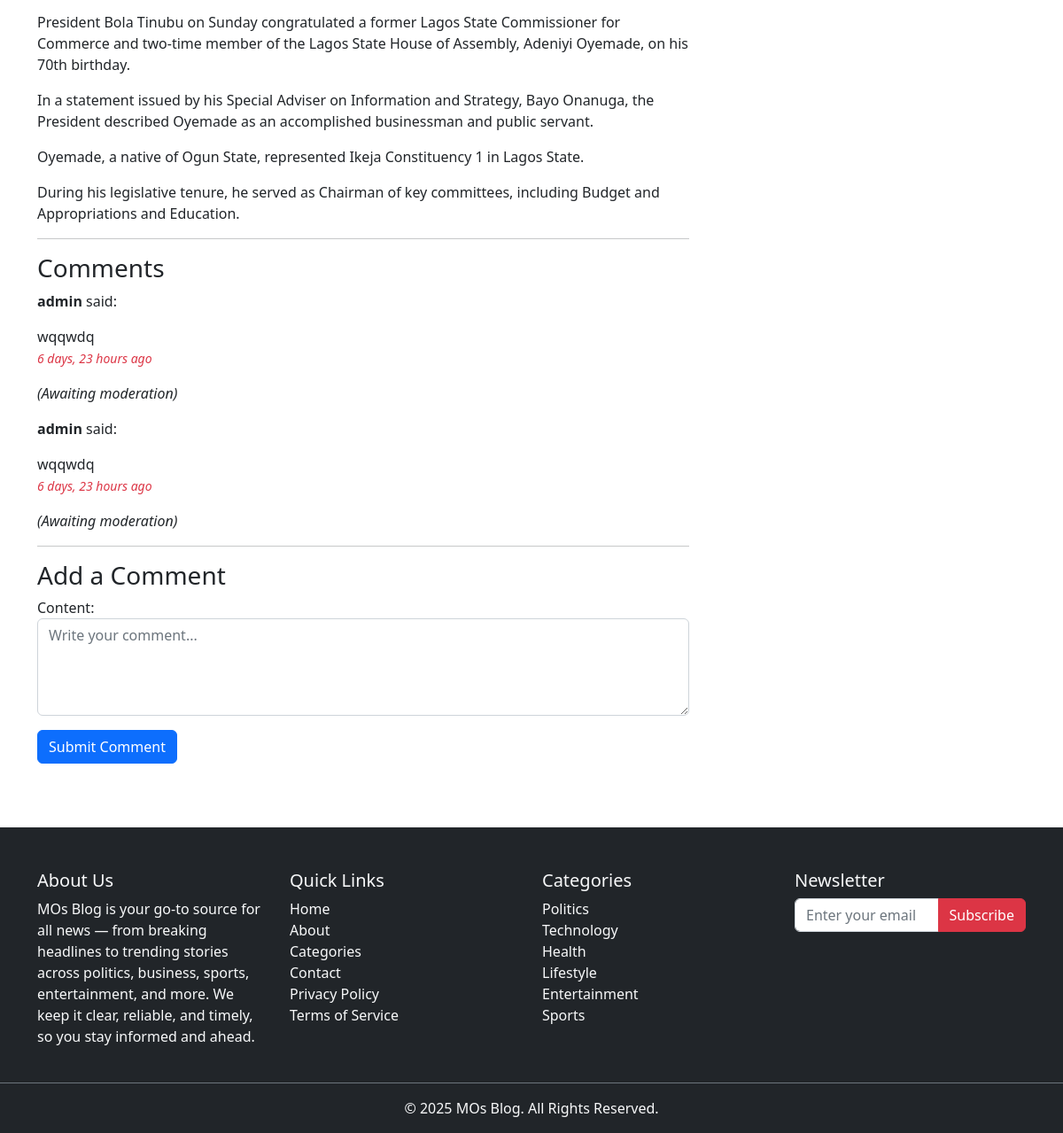
/article/tinubu-hails-ex-lagos-commissioner-oyemade-on-70th-birthday/ (lower part), run on an earlier commit of the app's database.
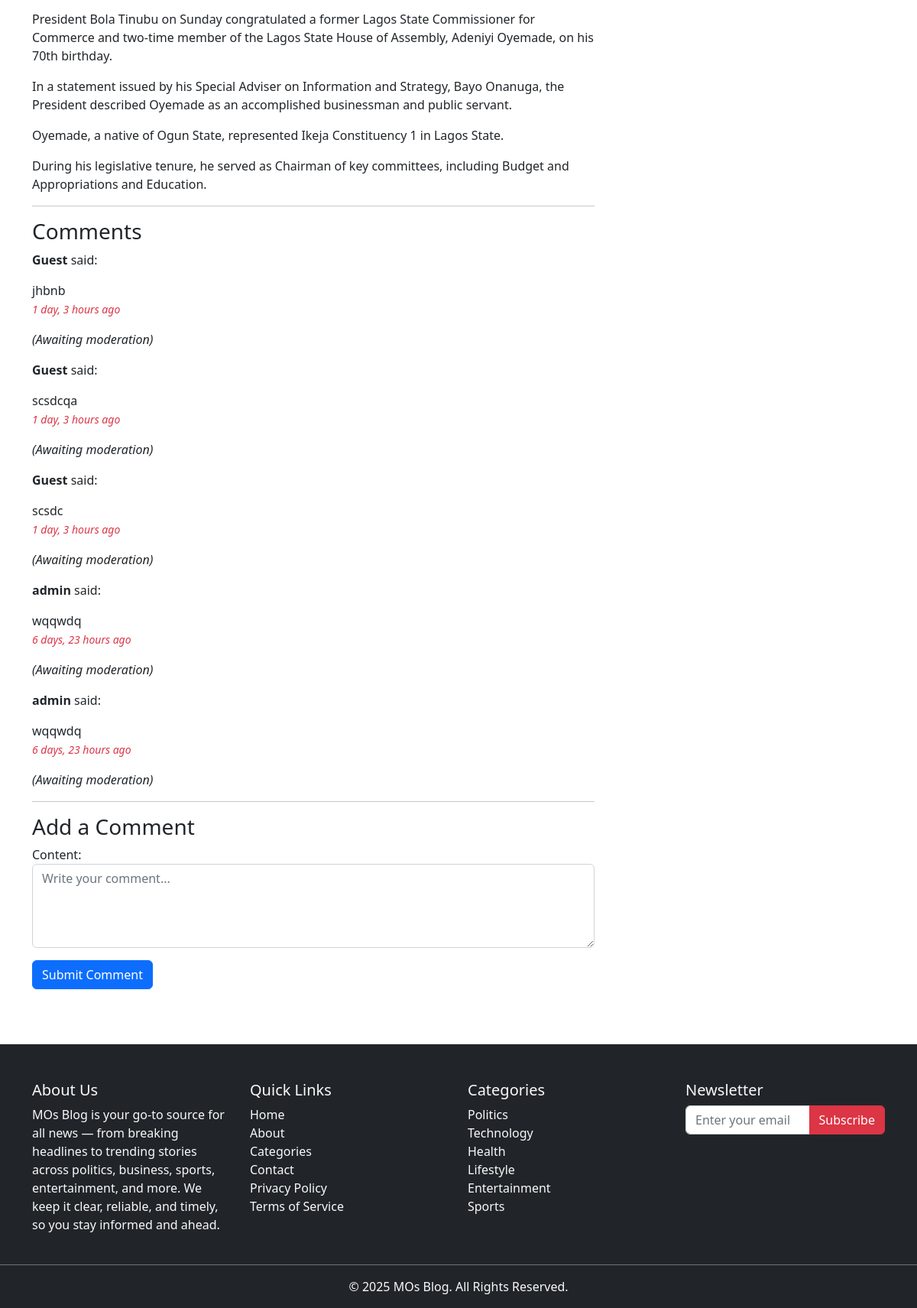
And on a later commit of the database.
### MOsblog/models.py (models this page shows, shortened)
class Article(models.Model):
    title = models.CharField(max_length=200)
    slug = models.SlugField(unique=True, blank=True, null=True)  # ✅ Add this
    image = models.ImageField(upload_to='article/', blank=True, null=True)
    content = models.TextField()
    pub_date = models.DateTimeField(auto_now_add=True)
    author = models.ForeignKey(User, on_delete=models.CASCADE)
    category = models.ForeignKey(Category, on_delete=models.SET_NULL, null=True)
    is_published = models.BooleanField(default=True)

class Comment(models.Model):
    article = models.ForeignKey(Article, on_delete=models.CASCADE, related_name='comments')
    author = models.ForeignKey(User, on_delete=models.SET_NULL, null=True, blank=True)
    content = models.TextField()
    pub_date = models.DateTimeField(auto_now_add=True)

### MOsblog/views.py (the view)
# urls.py: path('article/<slug:slug>/', views.article_details, name="article"),
def article_details(request, slug):
    article = get_object_or_404(Article, slug=slug, is_published=True)
    related_stories = (
        Article.objects.filter(category=article.category)
        .exclude(slug=slug)
        .order_by('-pub_date')[:5]
    )
    categories = Category.objects.all()
    comments = article.comments.order_by('-pub_date')
    comment_form = CommentForm()
    return render(request, 'article_details.html', {
        'article': article,
        'categories': categories,
        'comments': comments,
        'comment_form': comment_form,
        'related_stories': related_stories
    })

### MOsblog/forms.py
class CommentForm(forms.ModelForm):
    class Meta:
        model = Comment
        fields = ['content']
        widgets = {
            'content': forms.Textarea(attrs={'rows': 4, 'class': 'form-control', 'placeholder': 'Write your comment...'})
        }

### templates/article_details.html (shortened to what this page needs)
{% extends "base.html" %}
{% load static %}
{%  block content  %}
<div class="container">
    <div class="row">
        <div class="col-8">
<p>{{ article.content|linebreaks }}</p>
<hr>
<h3>Comments</h3>
<div>
    {% if comments %}
    {% for comment in comments %}
    <section>
        <p><strong>{{ comment.author.username|default:"Guest" }}</strong> said:<br>
        <p>{{ comment.content }}<br>
        <small class="text-danger"><em>{{ comment.pub_date|timesince }} ago</em></small>
        {% if not comment.is_approved %}
        <p><em>(Awaiting moderation)</em></p>
        {% endif %}
    </section>
    {% endfor %}
    {% else %}
    <p>No comment yet. Be the first to comment!
    {% endif %}
</div>
<hr>
<h3>Add a Comment</h3>
<form method="post" action="{% url 'post_comment' article.slug %}" class="mb-4">
    {{ comment_form.as_p }}
    <button type="submit" class="btn btn-primary">Submit Comment</button>
</form>
</div>
<div class="col-4" >
</div>
</div>
</div>
{% endblock %}

### templates/base.html (shortened to what this page needs)
{% load static %}
<!doctype html>
<html lang="en">
  <head>
    <link href="https://cdn.jsdelivr.net/npm/bootstrap@5.2.3/dist/css/bootstrap.min.css" rel="stylesheet">
    <link href="https://cdn.jsdelivr.net/npm/fullcalendar@6.1.8/index.global.min.css" rel="stylesheet">
  </head>
  <body>
{% block content %}
{% endblock %}
  </body>
</html>
<footer class="bg-dark text-light pt-5 pb-3 mt-5">
    <div class="container">
      <div class="row">
        <div class="col-md-3">
          <h5>About Us</h5>
          <p>
            MOs Blog is your go-to source for all news — from breaking headlines to trending stories across politics, business, sports, entertainment, and more. We keep it clear, reliable, and timely, so you stay informed and ahead.
          </p>
        </div>
        <div class="col-md-3">
          <h5>Quick Links</h5>
          <ul class="list-unstyled">
            <li><a href="{% url 'home' %}" class="text-light text-decoration-none">Home</a></li>
             <li><a href="{% url 'about' %}" class="text-light text-decoration-none">About</a></li>
      <li><a href="{% url 'categories' %}" class="text-light text-decoration-none">Categories</a></li>
        <li><a href="{% url 'contact' %}" class="text-light text-decoration-none">Contact</a></li>
        <li><a href="{% url 'privacy' %}" class="text-light text-decoration-none">Privacy Policy</a></li>
        <li><a href="{% url 'terms' %}" class="text-light text-decoration-none">Terms of Service</a></li>
          </ul>
        </div>
        <div class="col-md-3">
          <h5>Categories</h5>
          <ul class="list-unstyled">
            <li><a href="#" class="text-light text-decoration-none">Politics</a></li>
            <li><a href="#" class="text-light text-decoration-none">Technology</a></li>
            <li><a href="#" class="text-light text-decoration-none">Health</a></li>
            <li><a href="#" class="text-light text-decoration-none">Lifestyle</a></li>
            <li><a href="#" class="text-light text-decoration-none">Entertainment</a></li>
            <li><a href="#" class="text-light text-decoration-none">Sports</a></li>
          </ul>
        </div>
        <div class="col-md-3">
          <h5>Newsletter</h5>
            <div class="input-group mb-3">
              <input type="email" name="email" class="form-control" placeholder="Enter your email" required>
              <button class="btn btn-danger" type="submit">Subscribe</button>
            </div>
        </div>
      </div>
    </div>
    <div class="text-center mt-4 pt-3 border-top border-secondary">
        <p class="mb-0">&copy; 2025 MOs Blog. All Rights Reserved.</p>
      </div>
  </footer>

What changed in the data, as far as the page shows it:
added Comment: author.username "Guest", content "jhbnb", pub_date "1 day, 3 hours"
added Comment: author.username "Guest", content "scsdcqa", pub_date "1 day, 3 hours"
added Comment: author.username "Guest", content "scsdc", pub_date "1 day, 3 hours"
